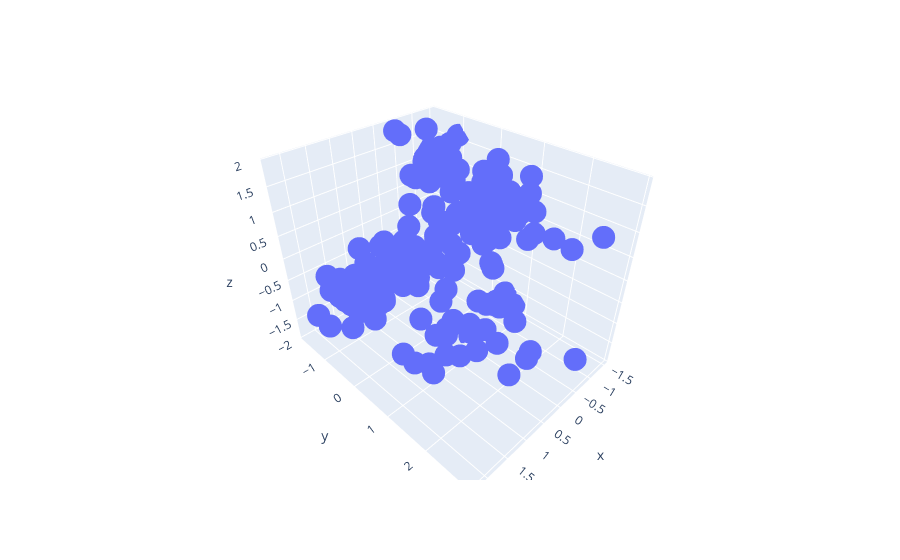

Notebook code cell kept with this figure:
### Code cell
import plotly.express as px

fig = px.scatter_3d(x = df[:,0], y = df[:,1], z = df[:,2])
fig.show()

### Figure 1 — Plotly figure (JSON) as saved in the notebook; plotly's stock layout.template omitted (floating-point values rounded to 4 significant figures; data arrays with more than 128 entries replaced by an {"elided": "..."} marker saying what was removed)
{"data": [{"hovertemplate": "x=%{x}<br>y=%{y}<br>z=%{z}<extra></extra>", "legendgroup": "", "marker": {"color": "#636efa", "symbol": "circle"}, "mode": "markers", "name": "", "scene": "scene", "showlegend": false, "type": "scatter3d", "x": {"elided": "200 float values"}, "y": {"elided": "200 float values"}, "z": {"elided": "200 float values"}}], "layout": {"legend": {"tracegroupgap": 0}, "margin": {"t": 60}, "scene": {"domain": {"x": [0, 1], "y": [0, 1]}, "xaxis": {"title": {"text": "x"}}, "yaxis": {"title": {"text": "y"}}, "zaxis": {"title": {"text": "z"}}}}}
